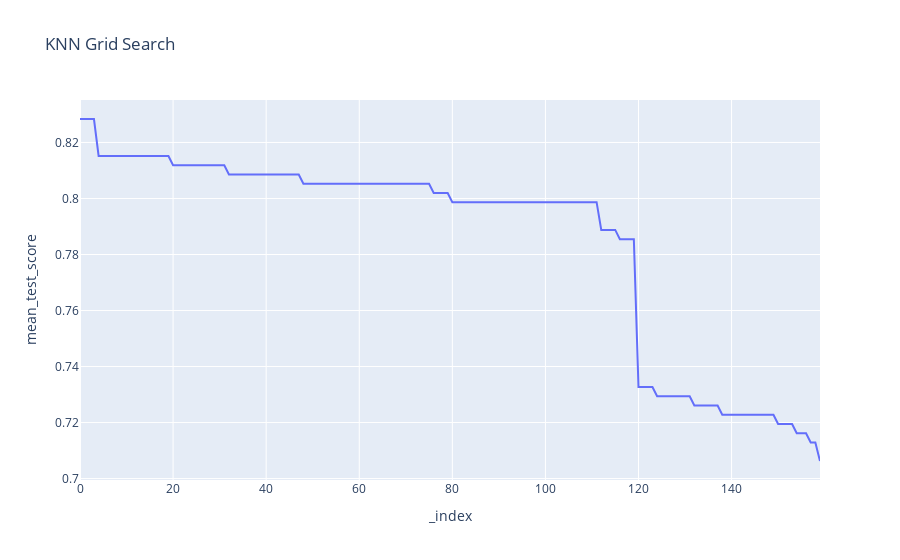

The code cell stored with this chart in its notebook:
### Code cell
px.line(grid_knn_results,
        y='mean_test_score',
        title = 'KNN Grid Search',
        hover_data=['param_n_neighbors', 'param_weights', 'param_algorithm', 'param_metric'],
        )

### Figure 1 — Plotly figure (JSON) as saved in the notebook; plotly's stock layout.template omitted (floating-point values rounded to 4 significant figures; data arrays with more than 128 entries replaced by an {"elided": "..."} marker saying what was removed)
{"data": [{"customdata": {"elided": "160x4 mixed values"}, "hovertemplate": "_index=%{x}<br>mean_test_score=%{y}<br>param_n_neighbors=%{customdata[0]}<br>param_weights=%{customdata[1]}<br>param_algorithm=%{customdata[2]}<br>param_metric=%{customdata[3]}<extra></extra>", "legendgroup": "", "line": {"color": "#636efa", "dash": "solid"}, "marker": {"symbol": "circle"}, "mode": "lines", "name": "", "orientation": "v", "showlegend": false, "type": "scatter", "x": {"elided": "160 int values"}, "xaxis": "x", "y": {"elided": "160 float values"}, "yaxis": "y"}], "layout": {"legend": {"tracegroupgap": 0}, "title": {"text": "KNN Grid Search"}, "xaxis": {"anchor": "y", "domain": [0, 1], "title": {"text": "_index"}}, "yaxis": {"anchor": "x", "domain": [0, 1], "title": {"text": "mean_test_score"}}}}
